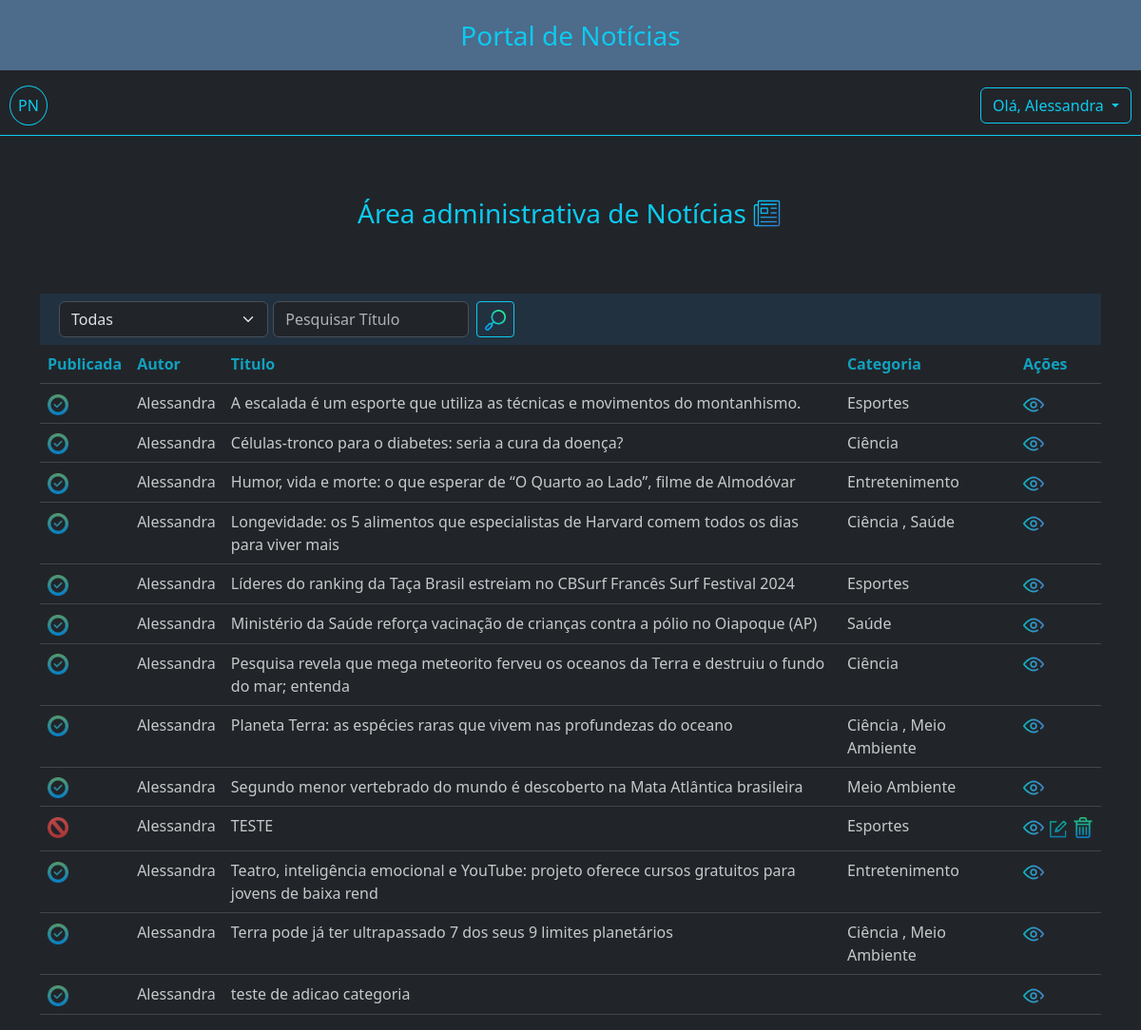
Before: /adm/noticias/ (signed in) with the older database file.
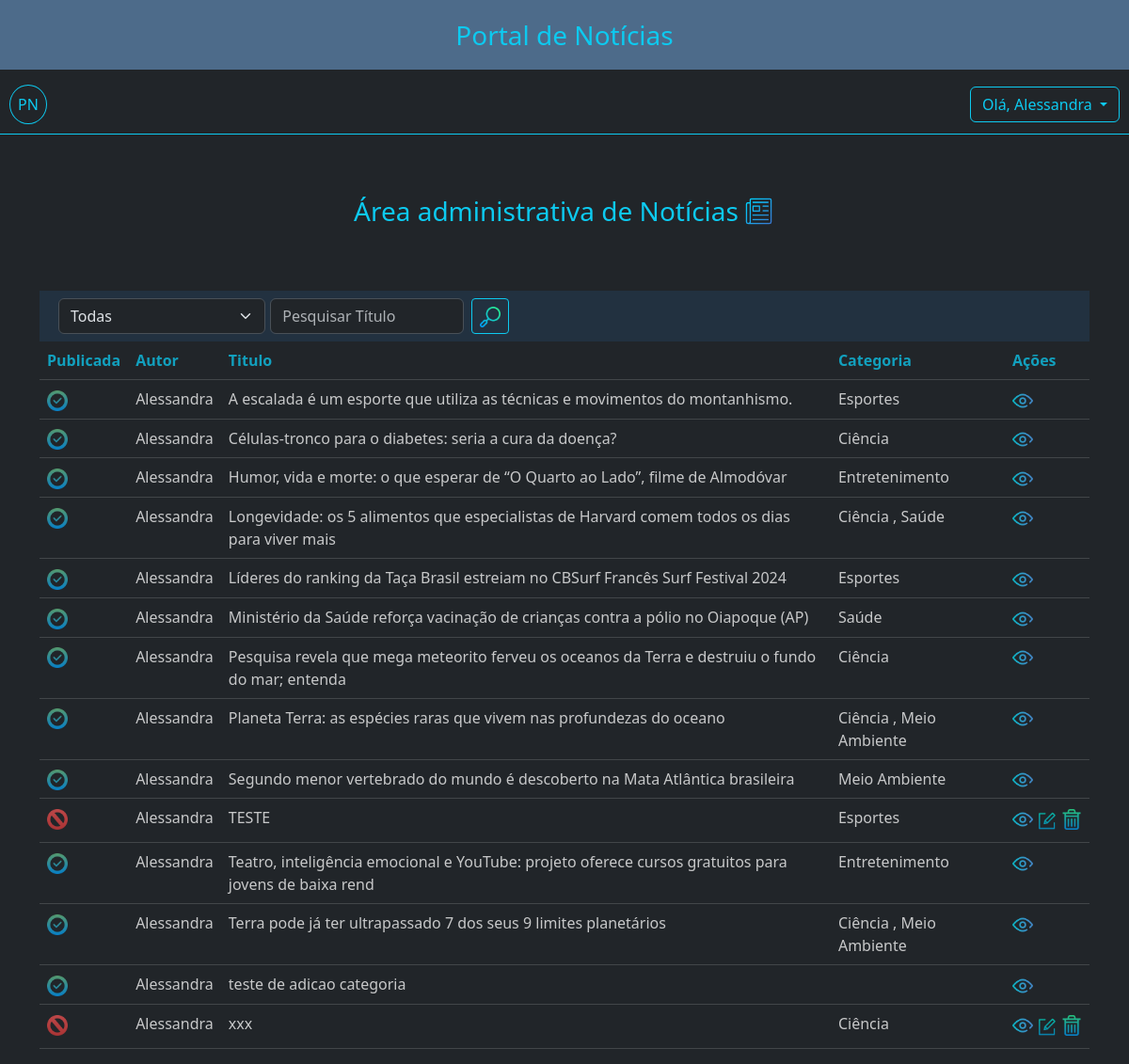
After: the same page with the newer database file.
### app_noticias/models.py (models this page shows, shortened)
class Noticia(models.Model):
    titulo = models.CharField('Título', max_length=100, unique=True,  null=True)
    slug = models.SlugField(max_length=100, editable=False, unique=True, null=True)
    subtitulo = models.CharField('Subtítulo', max_length=300, null=True )
    conteudo= models.TextField('Conteúdo', max_length=3000)
    criada_em = models.DateTimeField('Criada em', help_text='dd/mm/yyyy hh:MM', auto_now_add=True)
    atualizada_em = models.DateTimeField('Atualizada', help_text='dd/mm/yyyy hh:MM', auto_now_add=True)
    imagem = models.ImageField(upload_to='', blank=True)
    autor = models.ForeignKey(User, on_delete=models.RESTRICT, editable=False)
    categoria = models.ManyToManyField(Categoria)
    publicada_em = models.DateTimeField('Publicada em', help_text='dd/mm/yyyy hh:MM', null=True, editable=False)
    publicada = models.BooleanField('Publicada', default=False)
    num_visualizacoes = models.IntegerField(default=0, verbose_name='Número de visualizações', editable=False)
    fonte_informacao = models.CharField('Fonte', max_length=400, null=True )
    def _calcular_tempo_da_atualizacao(self) -> str:
        '''
        Calculo do tempo de atualização da notícia:
        '''
        return calcular_tempo_decorrido(self.atualizada_em)
    atualizacao_tempo = property(_calcular_tempo_da_atualizacao)
    def _calcular_tempo_da_publicacao(self) -> str:
        '''
        Calculo do tempo de publicação da notícia:
        '''
        return calcular_tempo_decorrido(self.publicada_em)
    publicacao_tempo = property(_calcular_tempo_da_publicacao)
    def _paragrafos(self) -> list[str]:
        '''
        Transforma o conteúdo da notícia em parágrafos.
        '''
        return self.conteudo.split('\n')
    paragrafos = property(_paragrafos)
    class Meta:
        db_table = 'noticias'
        permissions = [
            ("pode_publicar", "Permissão atribuida à Editores para a publicação da Notícia"),
        ]

class Categoria(models.Model):
    nome = models.CharField('Categoria', max_length=30, unique=True)
    imagem = models.ImageField(upload_to='', blank=True, null=True)
    criado_em = models.DateField(auto_now_add=True)

### app_noticias/views.py (the view, shortened to what this page needs)
# urls.py: path('adm/noticias/', NoticiasView.as_view(), name='noticias'),
class NoticiasView(PermissionRequiredMixin, NoticiasBaseListView):
    permission_required = "app_noticias.view_noticia"
    template_name = 'noticias_table.html'
    def get_queryset(self):
        user = self.request.user
        filtragem = self.get_filtragem()
        if not user.groups.filter(name='Editores').exists():
            filtragem['autor'] = user
        return Noticia.objects.filter(**filtragem).order_by('titulo')

### app_noticias/views.py (called while the page is built)
    def get(self, request, *args, **kwargs):
        categoria_querystring = self.request.GET.get('categoria', 0)
        if categoria_querystring:
            self.categoria_pesquisada = int(categoria_querystring)
        return render(request, self.template_name, {
            'titulo_pesquisado': self.titulo_pesquisado,
            'categoria_pesquisada': self.categoria_pesquisada,
            'categorias': Categoria.objects.all(),
            'noticias': self.get_queryset(),
        })

    def get_filtragem(self):
        filtragem = {}
        if self.titulo_pesquisado:
            filtragem['slug__contains'] = slugify(self.titulo_pesquisado)
        if self.categoria_pesquisada != 0:
            filtragem['categoria'] = int(self.categoria_pesquisada)
        if self.publicada:
            filtragem['publicada'] = self.publicada
        return filtragem

### app_noticias/templates/noticias_table.html (shortened to what this page needs)
{% extends "base.html" %}
{% load static %}
{% load django_bootstrap5 %}
{% block content %}
{% static 'icones/news.png' as news_url %}
<div class="container" style="margin-top: 60px;">
    <div class="d-flex justify-content-center">
        <p class="text-info fs-3 text-center">Área administrativa de Notícias</p>
        <img src="{{ news_url}}" width="35" height="35" class="mt-1 ms-1" />
    </div>
    <div class="table-responsive-sm mt-5">
        <div class="d-flex justify-content-between" style="background-color:#223140;">
            {% include "search.html" %}
            <div class="p-2">
            </div>
        </div>
        <table class="table table-dark table-hover opacity-75">
            <thead class="text-info justify-content-center">
                <tr>
                    <th scope="col" class="text-info">Publicada</th>
                    <th scope="col" class="text-info">Autor</th>
                    <th scope="col" class="text-info">Titulo</th>
                    <th scope="col" class="text-info">Categoria</th>
                    <th scope="col" class="text-info" style="width: 8%;">Ações</th>
                </tr>
            </thead>
            <tbody>
                {% for noticia in noticias %}
                <tr>
                    <td>
                        {% if user.is_authenticated and is_editor %}
                        <div class="form-check form-switch p-0">
                            {% if noticia.publicada %}
                            <a href="{% url 'publicar-noticia' noticia_id=noticia.id publicado=0 %}">
                                <img src="/static/icones/checked.png" width="22" height="22" alt="Publicada" />
                            </a>
                            {% else %}
                            <a href="{% url 'publicar-noticia' noticia_id=noticia.id publicado=1 %}">
                                <img src="/static/icones/cancel.png" width="22" height="22" alt="Não Publicada" />
                            </a>
                            {% endif %}
                        </div>
                        {% else %}
                        {% if noticia.publicada %}
                        <img src="/static/icones/checked.png" width="22" height="22" alt="Publicada" />
                        {% else %}
                        <img src="/static/icones/cancel.png" width="22" height="22" alt="Não Publicada" />
                        {% endif %}
                        {% endif %}
                    </td>
                    <td>{{ noticia.autor.username }}</td>
                    <td>{{ noticia.titulo }}</td>
                    <td>
                        {% for categoria in noticia.categoria.all %}
                        <span>{{ categoria.nome }}</span>
                        {% if not forloop.last %}, {% endif %}
                        {% endfor %}
                    </td>
                    <td>
                        <div class="d-flex justify-content-between" style="max-width: 80px;">
                            <a href="{% url 'noticia-adm-detail' noticia.id %}">
                                <img src="/static/icones/view.png" width="22" height="22" alt="Visualizar" />
                            </a>
                            {% if request.user == noticia.autor and not noticia.publicada %}
                            <a href="{% url 'editar_noticia' noticia.id %}">
                                <img src="/static/icones/edit.png" width="22" height="22" class="m-1" alt="Editar" />
                            </a>
                            <a href="{% url 'excluir_noticia' noticia.id %}">
                                <img src="/static/icones/excluir.png" width="22" height="22" alt="Excluir" />
                            </a>
                            {% endif %}
                        </div>
                    </td>
                </tr>
                {% endfor %}
            </tbody>
        </table>
    </div>
</div>
{% endblock %}

Changed rows visible on the page:
added Noticia: publicada False (drawn), autor.username "Alessandra", titulo "xxx", Categoria (nome "Ciência")
